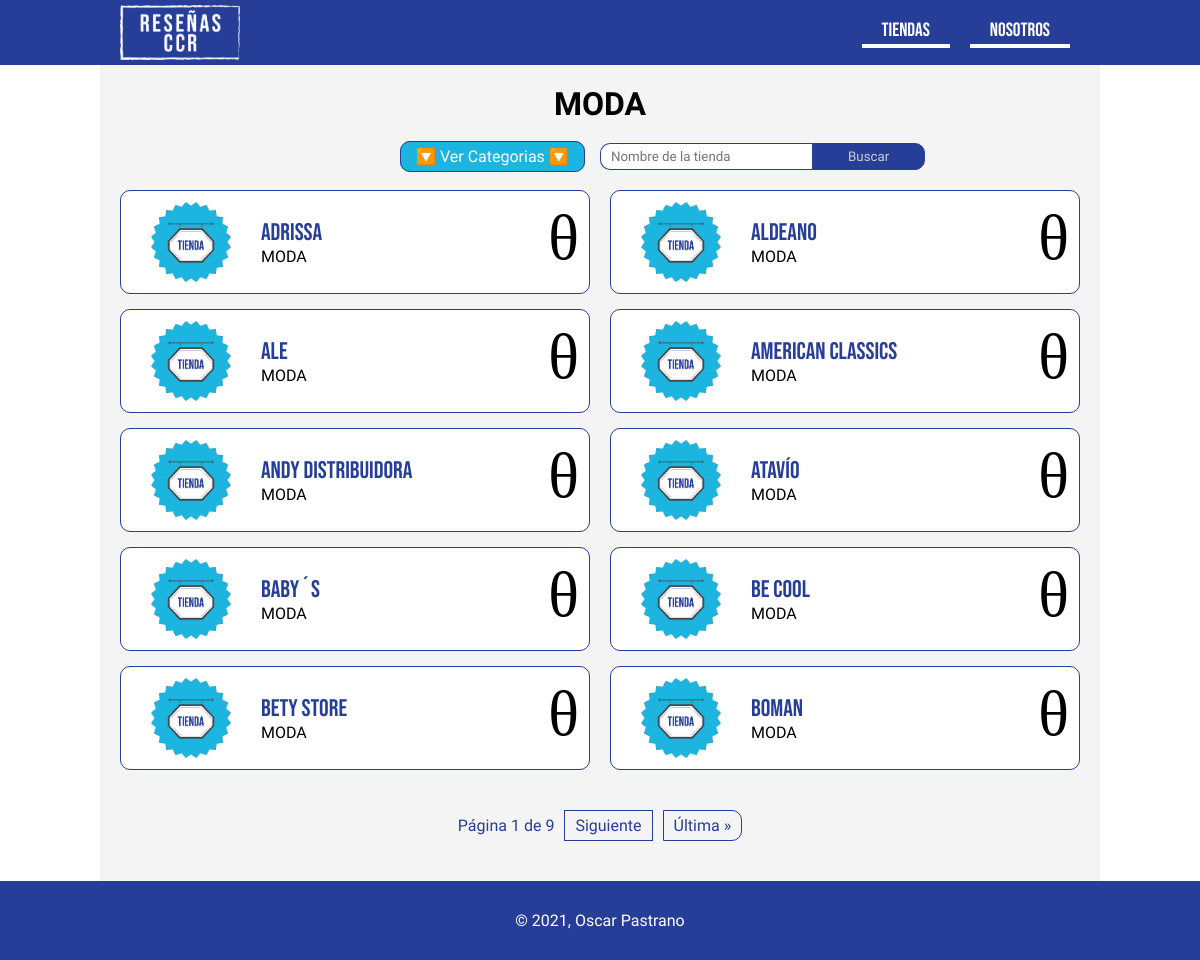
Page /categorias/1/ on the committed database.
### reviews/models.py (models this page shows, shortened)
class Category(models.Model):
	name = models.CharField(max_length=150)
	description = models.TextField(null=True, blank=True)
	class Meta:
		ordering = ['name']

class Store(models.Model):
	name = models.CharField(max_length=150)
	room = models.CharField(max_length=150,  null=True, blank=True)
	description = models.TextField( null=True, blank=True)
	score = models.DecimalField(max_digits=4, decimal_places=2, null=True, blank=True)
	logo = models.TextField( null=True, blank=True)
	category = models.ForeignKey(
		Category, on_delete=models.SET_NULL, related_name='stores', null=True, blank=True
	)
	class Meta:
		ordering = ['name']
	def totalScore(self):
		total = 0
		for rev in self.reviews.all():
			total = total + rev.score
		if total > 0:
			return total / len(self.reviews.all())
		else:
			return 0

### reviews/views.py (the view)
# urls.py: path('categorias/<int:ctg>/', storeList, name='stores'),
def storeList(request, ctg):
	categories = Category.objects.all()
	storeTxt = request.GET.get('storeTxt') or ''
	catObj = None
	if ctg == 0:
		if storeTxt:
			store_list = Store.objects.filter(name__icontains=storeTxt)
		else:
			store_list = Store.objects.all()
	else:
		catObj = Category.objects.get(id=ctg)
		if storeTxt:
			store_list = Store.objects.filter(name__icontains=storeTxt, category=catObj)
		else:
			store_list = Store.objects.filter(category=catObj)
	page = request.GET.get('page')
	if page and page.isdigit():
		page = int(page)
	else:
		page = 1
	paginator = Paginator(store_list, 10)
	page_obj = paginator.get_page(page)
	context = {
		'catObj': catObj,
		'categories': categories,
		'page_obj': page_obj
	}
	return render(request, 'reviews/store_list.html', context)

### reviews/templates/reviews/store_list.html (shortened to what this page needs)
{% extends 'base.html' %} {% load static %}
{% block main %}
{% if not catObj %}
<h1>Todas las tiendas</h1>
{% else %}
<h1>{{catObj.name}}</h1>
{% endif %}
<div class="search">
   <div class="filter">
      <label for="cts">🔽 Ver Categorias 🔽</label>
   </div>
   <form action="." method="get">
      <input
         type="text"
         name="storeTxt"
         placeholder="Nombre de la tienda"
         value="{{request.GET.storeTxt}}"
      />
      <button type="submit">Buscar</button>
   </form>
</div>
<ul class="storeLst">
   {% for store in page_obj %}
   <li>
      <div class="logo">
         <img src=" {% static 'img/storeLogo.png' %} " alt="" />
      </div>
      <div class="info">
         <p>
            <a href=" {% url 'reviews:store' store.id %} " class="strName">
               {{store.name}}
            </a>
         </p>
         <p>{{store.category.name}}</p>
      </div>
      <div class="score">
         {% if store.totalScore == 0 %}
         <p>&theta;</p>
         {% else %}
         <p>{{store.totalScore|floatformat}} <span>/5</span></p>
         {% endif %}
      </div>
   </li>
   {% endfor %}
</ul>
{% include './partials/pagination.html' %}
{% endblock %}

### assets/css/main.css (style rules this page uses)
* { margin:0;padding:0;box-sizing:border-box;font-family:ubuntu }
body { font-family:arial;background:#fff;color:#000 }
ul { list-style:none }
a { text-decoration:none;color:#fff }
main>h1 { padding-top:20px;text-align:center }
.search { padding-top:20px;display:flex;align-items:center;justify-content:space-between;width:40%;margin:0 auto }
.search .filter { position:relative;flex:2 }
.search label { background:#1cb5e0;padding:5px 15px;border:1px solid #263e98;border-radius:10px;color:#fff;transition:.2s;cursor:pointer }
.search form { margin:0 auto;max-width:50%;display:flex;font-size:.9rem }
.search form input { padding:5px 10px;border-radius:10px 0 0 10px;outline:none;border:1px solid #263e98;border-right:none }
.search form button { outline:none;padding:0 35px;border-radius:0 10px 10px 0;border:1px solid #263e98;background:#263e98;color:#ccc;cursor:pointer;transition:.2s }
.storeLst { padding:20px 20px 0;display:grid;grid-template-columns:repeat(2, 1fr);grid-gap:15px 20px }
.storeLst li { display:flex;align-items:center;padding:10px;border:1px solid #263e98;border-radius:10px;background:#fff;transition:.2s }
.storeLst li a { font-size:1.4rem;color:#263e98 }
.storeLst li .logo { margin-right:10px;width:120px }
.storeLst li img { height:80px;display:block;margin:0 auto }
.storeLst li .info { flex:1;margin-right:10px }
.storeLst li .info .strName { font-size:1.5rem }
.storeLst li .info a { transition:.2s;display:inline-block;font-family:"Bebas Neue" }
.storeLst li .score p { font-family:"Bebas Neue";font-size:4rem;border-bottom:5px solid #fff }

### rows in the picture
Category: name "MODA"
Store: name "ADRISSA", category.name "MODA", shows "θ"
Store: name "ALDEANO", category.name "MODA", shows "θ"
Store: name "ALE", category.name "MODA", shows "θ"
Store: name "AMERICAN CLASSICS", category.name "MODA", shows "θ"
Store: name "ANDY DISTRIBUIDORA", category.name "MODA", shows "θ"
Store: name "ATAVÍO", category.name "MODA", shows "θ"
Store: name "BABY´S", category.name "MODA", shows "θ"
Store: name "BE COOL", category.name "MODA", shows "θ"
Store: name "BETY STORE", category.name "MODA", shows "θ"
Store: name "BOMAN", category.name "MODA", shows "θ"

### other values in the picture
{{ page_obj.number }} "1"
{{ page_obj.paginator.num_pages }} "9"
